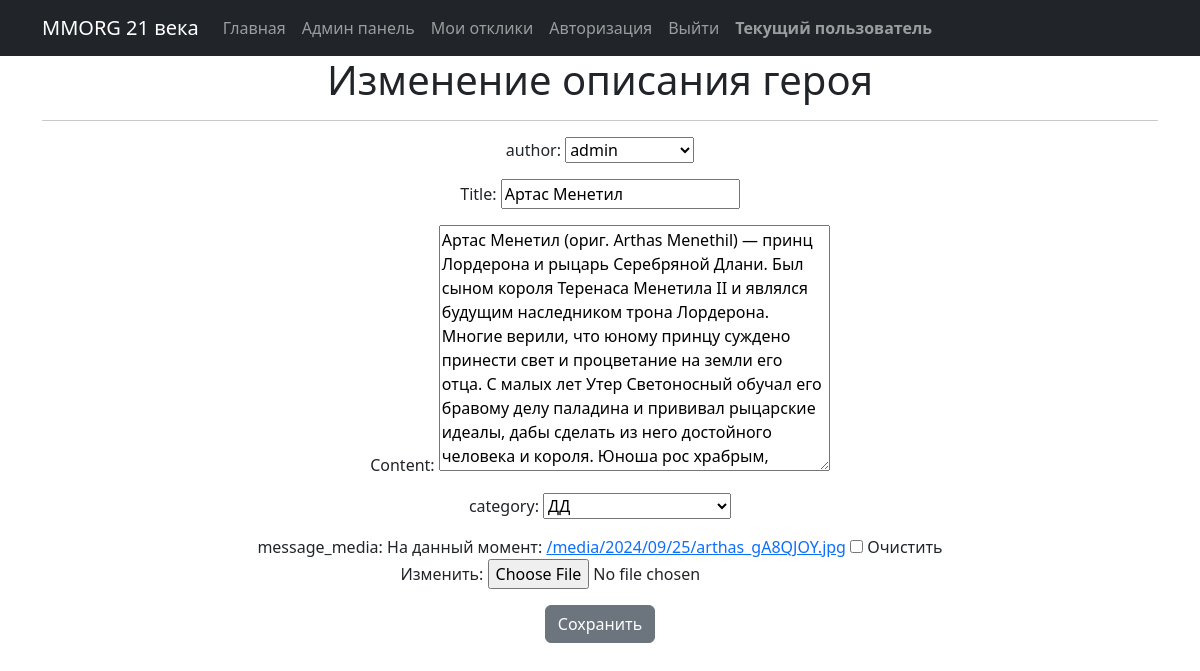
The app's page /12/edit/, older data.
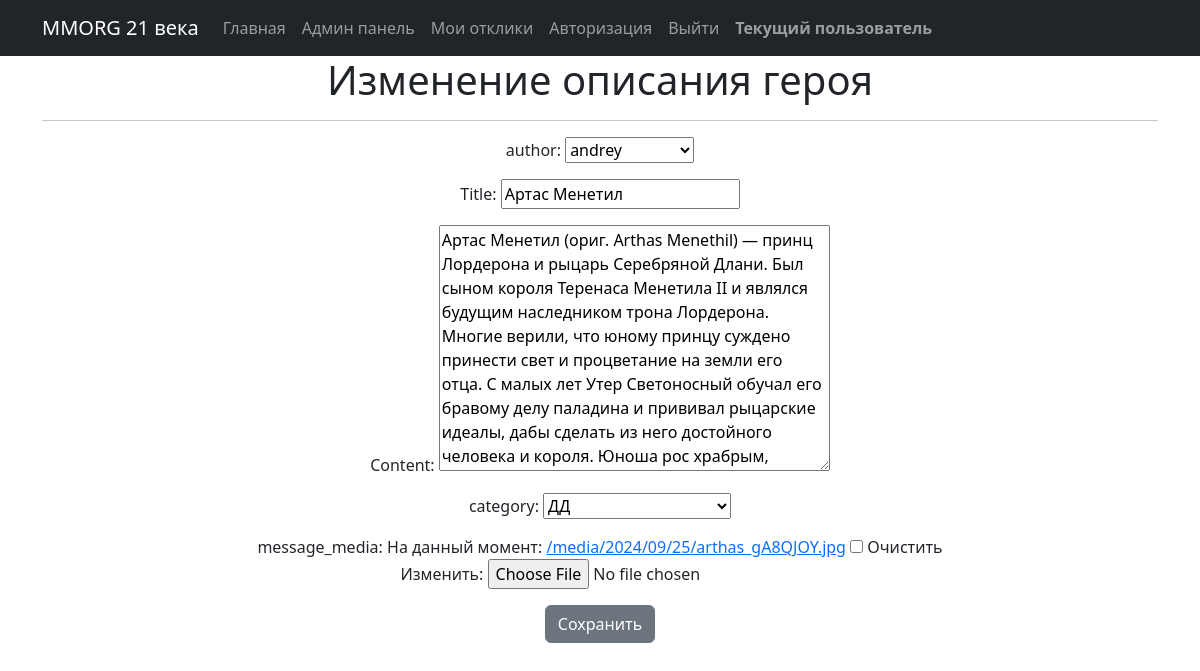
The same page, newer data.
### board/models.py (models this page shows, shortened)
class Message(models.Model):
    author = models.ForeignKey(
        User,
        on_delete=models.CASCADE,
        verbose_name="Создатель героя")
    date_create = models.DateTimeField(auto_now_add=True, verbose_name='Дата создания')
    title = models.CharField(verbose_name='Имя героя', max_length=200)
    content = models.TextField(verbose_name="Описание героя")
    message_media = models.FileField(verbose_name='Добавление медиафайлов',
                                     upload_to='media/', blank=True, null=True)
    def __init__(self, *args, **kwargs):
        super().__init__(*args, **kwargs)
    class Meta:
        verbose_name = 'Герой'
        verbose_name_plural = 'Герои'
    tanks = 'TN'
    hills = 'HL'
    dd = 'DD'
    merchants = 'MR'
    gild_masters = 'GM'
    quest_givers = 'QG'
    blacksmiths = 'BS'
    potions_brewers = 'PB'
    spell_masters = 'SM'
    CATEGORIES = [
        (tanks, 'Танки'),
        (hills, 'Хилы'),
        (dd, 'ДД'),
        (merchants, 'Торговцы'),
        (gild_masters, 'Гилдмастеры'),
        (quest_givers, 'Квестгиверы'),
        (blacksmiths, 'Кузнецы'),
        (potions_brewers, 'Зельевары'),
        (spell_masters, 'Мастера заклинаний'),
    ]
    category = models.CharField(verbose_name='Категория',
                                max_length=2,
                                choices=CATEGORIES, default=tanks)

### board/views.py (the view)
# urls.py: path('<int:pk>/edit/', MessageUpdate.as_view(), name='message_edit'),
class MessageUpdate(UpdateView):
    form_class = MessageForm
    model = Message
    template_name = 'message_edit.html'
    raise_exception = True

### board/forms.py (shortened to what this page needs)
class MessageForm(forms.ModelForm):
    class Meta:
        model = Message
        fields = [
            'author',
            'title',
            'content',
            'category',
            'message_media',
        ]
        labels = {
            'author': 'author',
            'title': 'Title',
            'content': 'Content',
            'category': ' category',
            'message_media': 'message_media'
        }

### templates/message_edit.html (shortened to what this page needs)
{% extends 'flatpages/default.html' %}
{% block content %}
<h1>Изменение описания героя</h1>
<hr>
<form action="" method="post" enctype="multipart/form-data">
    {{ form.as_p }}
    <input class="btn btn-secondary" type="submit" value="Сохранить">
</form><br>
{% endblock content %}

Row changes from the older to the newer data that the page shows:
changed Message "Артас Менетил": author "admin" → "andrey"
